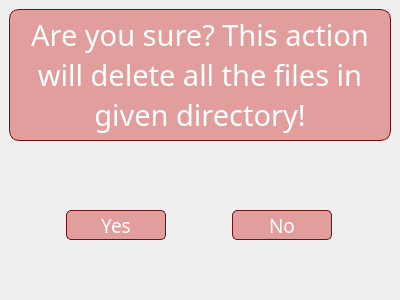
<?xml version="1.0" encoding="UTF-8"?>
<ui version="4.0">
 <class>Dialog</class>
 <widget class="QDialog" name="Dialog">
  <property name="geometry">
   <rect>
    <x>0</x>
    <y>0</y>
    <width>400</width>
    <height>300</height>
   </rect>
  </property>
  <property name="windowTitle">
   <string>Dialog</string>
  </property>
  <property name="styleSheet">
   <string notr="true">QDialog {
background-image: url(&quot;C:/Users/Milon/Downloads/dialog_bg.jpg&quot;);
}</string>
  </property>
  <layout class="QVBoxLayout" name="verticalLayout">
   <property name="spacing">
    <number>0</number>
   </property>
   <property name="leftMargin">
    <number>0</number>
   </property>
   <property name="topMargin">
    <number>0</number>
   </property>
   <property name="rightMargin">
    <number>0</number>
   </property>
   <property name="bottomMargin">
    <number>0</number>
   </property>
   <item>
    <widget class="QFrame" name="frame">
     <property name="frameShape">
      <enum>QFrame::NoFrame</enum>
     </property>
     <property name="frameShadow">
      <enum>QFrame::Raised</enum>
     </property>
     <layout class="QVBoxLayout" name="verticalLayout_2">
      <item>
       <widget class="QLabel" name="label">
        <property name="font">
         <font>
          <family>Tw Cen MT Condensed Extra Bold</family>
          <pointsize>22</pointsize>
         </font>
        </property>
        <property name="styleSheet">
         <string notr="true">color: rgb(255, 255, 255);
background-color: rgba(200, 5, 5, 90);
border-radius: 10px;
border: 1px solid rgb(112, 16, 16)</string>
        </property>
        <property name="text">
         <string>Are you sure? This action will delete all the files in given directory!</string>
        </property>
        <property name="scaledContents">
         <bool>false</bool>
        </property>
        <property name="alignment">
         <set>Qt::AlignCenter</set>
        </property>
        <property name="wordWrap">
         <bool>true</bool>
        </property>
       </widget>
      </item>
     </layout>
    </widget>
   </item>
   <item>
    <widget class="QFrame" name="frame_2">
     <property name="frameShape">
      <enum>QFrame::NoFrame</enum>
     </property>
     <property name="frameShadow">
      <enum>QFrame::Raised</enum>
     </property>
     <layout class="QHBoxLayout" name="horizontalLayout">
      <property name="spacing">
       <number>0</number>
      </property>
      <property name="leftMargin">
       <number>0</number>
      </property>
      <property name="topMargin">
       <number>0</number>
      </property>
      <property name="rightMargin">
       <number>0</number>
      </property>
      <property name="bottomMargin">
       <number>0</number>
      </property>
      <item>
       <widget class="QPushButton" name="pushButton">
        <property name="minimumSize">
         <size>
          <width>100</width>
          <height>30</height>
         </size>
        </property>
        <property name="maximumSize">
         <size>
          <width>100</width>
          <height>30</height>
         </size>
        </property>
        <property name="font">
         <font>
          <family>Tw Cen MT Condensed Extra Bold</family>
          <pointsize>14</pointsize>
         </font>
        </property>
        <property name="styleSheet">
         <string notr="true">QPushButton {
background-color: rgba(200, 5, 5, 90);
border-radius: 5px;
border: 1px solid rgb(112, 16, 16);
color: white;
}

QPushButton:hover {
background-color: rgba(206, 0, 0, 190);
border-radius: 7px;
border: 1px solid rgb(112, 16, 16)
}</string>
        </property>
        <property name="text">
         <string>Yes</string>
        </property>
       </widget>
      </item>
      <item>
       <widget class="QPushButton" name="pushButton_2">
        <property name="minimumSize">
         <size>
          <width>100</width>
          <height>30</height>
         </size>
        </property>
        <property name="maximumSize">
         <size>
          <width>100</width>
          <height>30</height>
         </size>
        </property>
        <property name="font">
         <font>
          <family>Tw Cen MT Condensed Extra Bold</family>
          <pointsize>14</pointsize>
         </font>
        </property>
        <property name="styleSheet">
         <string notr="true">QPushButton {
background-color: rgba(200, 5, 5, 90);
border-radius: 5px;
border: 1px solid rgb(112, 16, 16);
color: white;
}

QPushButton:hover {
background-color: rgba(206, 0, 0, 190);
border-radius: 7px;
border: 1px solid rgb(112, 16, 16)
}</string>
        </property>
        <property name="text">
         <string>No</string>
        </property>
       </widget>
      </item>
     </layout>
    </widget>
   </item>
  </layout>
 </widget>
 <resources/>
 <connections/>
</ui>
